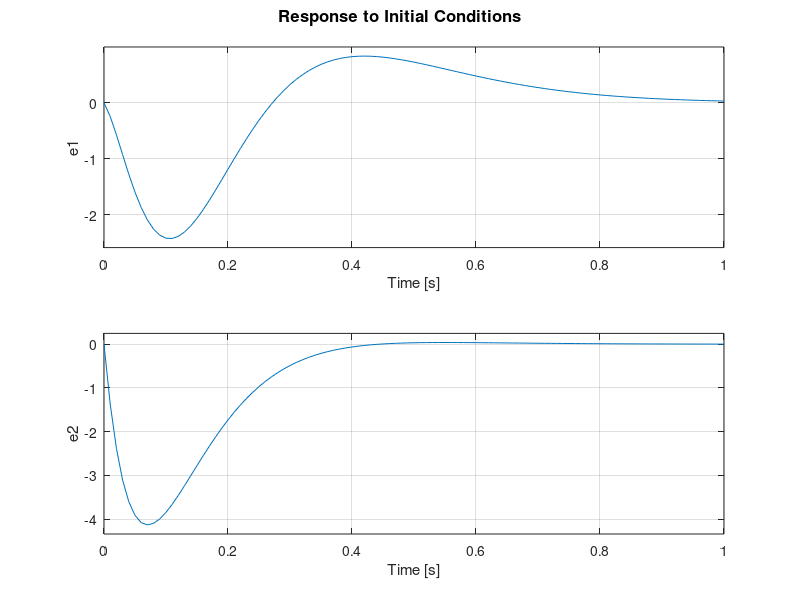

This chart was generated by the following MATLAB code:
A = [ -0.01357      -32.2          -46.3            0
       0.00012        0              1.214          0
      -0.0001212      0             -1.214          1
       0.00057        0             -9.1           -0.6696  ];

B = [ -0.433;
       0.1394;
      -0.1394;
      -0.1577   ];

C = [  0              0              0              1
       1              0              0              0       ];

D = [  0
       0        ];

x0 = [ 2
       2
       2
       2        ];
 
sys = ss (A, B, C, D);
sys = set (sys, 'inputname', 'u', 'outputname', 'y')


lambda_sys_desired = [ -0.5   -1+1j   -1-1j   -2  ]

F = place (sys, lambda_sys_desired)

ctrl = ss (-F);
ctrl = set (ctrl, 'inputname', 'xhat', 'outputname', 'u')


lambda_obs_desired = [ -10    -11     -12     -13 ]

K = place (sys.', lambda_obs_desired).'

obs = ss (A-K*C, [B, K]);
obs = set (obs, 'inputname', {'u', 'y1', 'y2'}, 'outputname', 'xhat')


G = ss (C);
G = set (G, 'inputname', 'xhat', 'outputname', 'yhat')


OE = sumblk ('e = y - yhat', 2)


N = connect (sys, ctrl, obs, G, OE, ':', {'e1', 'e2'})


y0 = C * x0;
x0hat = pinv (C.' * C) * C.' * y0;


figure (1)
initial (N, [x0; x0hat], 1)
